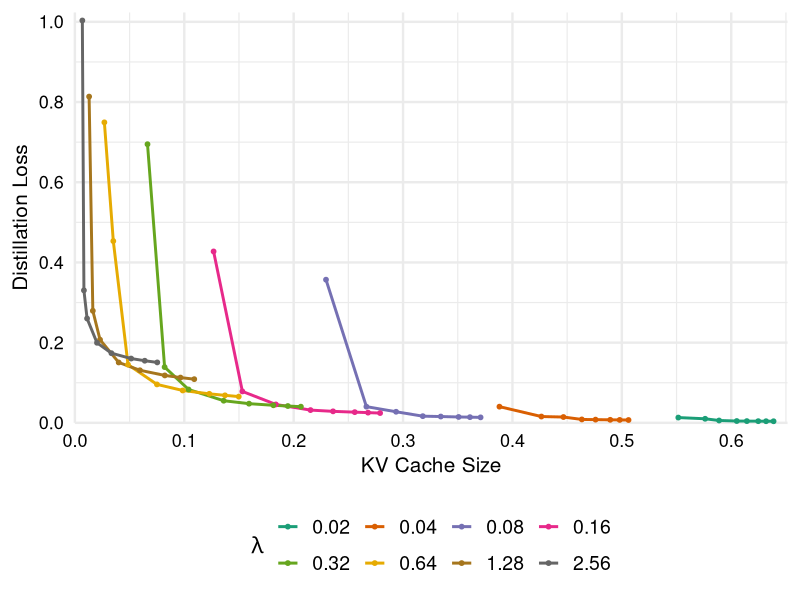

Recreate this plot in R.
library(tidyverse)

data <- read_csv("data/threshold.csv") %>%
  arrange(lambda, threshold) %>%
  mutate(lambda = factor(lambda, levels = sort(unique(lambda))))

fig <- ggplot(data, aes(x = kv_size, y = distill_loss, colour = lambda, group = lambda)) +
  geom_line(linewidth = 1) +
  geom_point(size = 1.3) +
  scale_colour_brewer(palette = "Dark2") +
  scale_x_continuous(
    limits = c(0, NA),
    breaks = scales::pretty_breaks(n = 6),
    expand = expansion(mult = c(0, 0.02))
  ) +
  scale_y_continuous(
    limits = c(0, NA),
    breaks = scales::pretty_breaks(n = 6),
    expand = expansion(mult = c(0, 0.02))
  ) +
  guides(colour = guide_legend(nrow = 2, byrow = TRUE)) +
  labs(
    x = "KV Cache Size",
    y = "Distillation Loss",
    colour = expression(lambda)
  ) +
  coord_cartesian(clip = "off") +
  theme_minimal(base_size = 18) +
  theme(
    legend.position = "bottom",
    legend.title = element_text(size = 16),
    legend.text = element_text(size = 14),
    axis.text.x = element_text(size = 13, colour = "black"),
    axis.text.y = element_text(size = 13, colour = "black"),
    axis.title.x = element_text(size = 15),
    axis.title.y = element_text(size = 15),
  )

ggsave("threshold.pdf", fig, width = 6.0, height = 4.0, units = "in")
